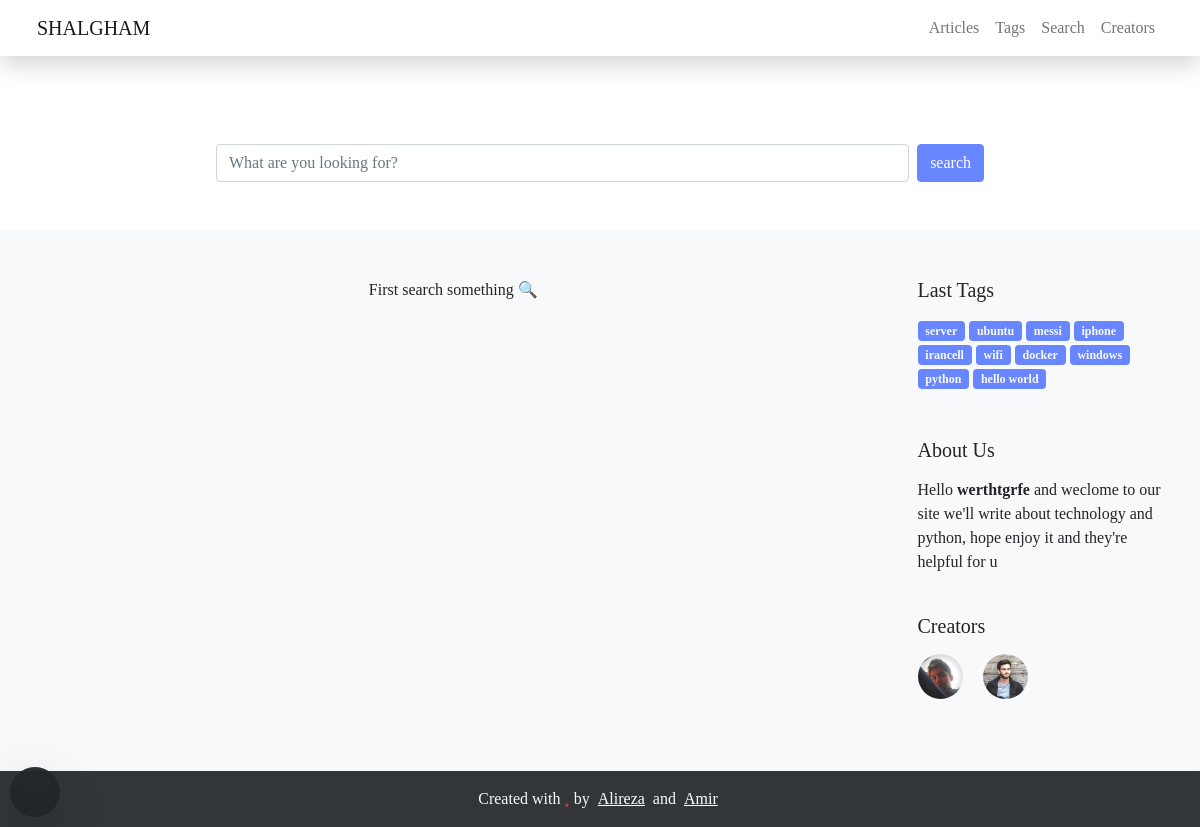
Screenshot of /search with the database file from the repository.
### blog/models.py (models this page shows, shortened)
class Category(models.Model):
    name_en    = CharField(max_length=100) # English name
    slug       = SlugField(editable=False) # auto created in auto_slug_category function
    created    = DateTimeField(auto_now_add=True) # auto complete created time
    status     = BooleanField(default=True) # category status => true:publish , false:draft
    thumbnail  = models.ImageField(upload_to='categories',null=True) # article thumbnail in post card and main page
    class Meta:
        verbose_name_plural = 'Categories'
        ordering            = ['-created'] # for new to old sorting in admin panel
    objects = CategoryManager() # set managers for this class
    def simple_created(self):
        return self.created.strftime("%Y/%m/%d %H:%M")
    simple_created.short_description = "created"

class User(AbstractUser):
    thumbnail     = models.ImageField(upload_to='creators',default='creators/default.png')
    telegram      = models.URLField(null=True,blank=True)
    instagram     = models.URLField(null=True,blank=True)
    github        = models.URLField(null=True,blank=True)
    user_page_url = models.CharField(max_length=200)
    desc          = RichTextField(null=True)
    skills        = models.CharField(max_length=500,null=True,help_text='pls separate the skills by 3')

### blog/views.py (the view)
# urls.py: path('search',SearchView,name='search'),
def SearchView(request):
    try:
        search_query = str(request.GET['q']).strip()
        if len(search_query) < 2 or search_query.isspace():
            error            = True
            search_query     = ''
            article_results  = []
            category_results = []
        else:
            error            = False
            article_results  = Article.objects.active().filter( Q(title_en__icontains = search_query) | Q(desc_en__icontains = search_query) )
            category_results = Category.objects.active().filter(name_en__icontains=search_query)
            category_results = [item for item in category_results if len(item.articles.active()) > 0]
    except:
        error            = False
        search_query     = ''
        article_results  = []
        category_results = []
    context = {
        'search'    : search_query,
        'page'      : 'search',
        'articles'  : article_results,
        'categories': category_results,
        'error'     : error
    }
    return render(request,'search.html',context)

### blog/models.py (called while the page is built)
	def active(self):
		return self.filter(status=True)

    def active(self):
        return self.filter(status=True)

### blog/templatetags/template_tags.py (called while the page is built)
@register.simple_tag
def site_setting(value):
    try:
        return contents.data_set[value]
    except:
        pass

@register.inclusion_tag('partials/col_4_about.html')
def col_4_about():
    return {
        'col_4_about': contents.data_set['about']
    }

@register.inclusion_tag('partials/col_4_tags.html')
def col_4_tags():
    categories_query          = Category.objects.active()   # get all active categories
    categories_query          = [category for category in categories_query if len(category.articles.active()) > 0] #check if length is bigger than 0 and tag already used before
    if len(categories_query) <= contents.data_set['col_4_tags_count']:
        return {
            'fix' : True,
            'col_4_tags': categories_query,
        }
    else:
        return {
            'fix' : False,
            'col_4_tags': categories_query[:contents.data_set['col_4_tags_count']],
        }

@register.inclusion_tag('partials/col_4_social.html')
def col_4_social():
    creators = User.objects.filter(is_superuser=True)
    return {
            'creators': creators,
        }

### template/search.html (shortened to what this page needs)
{% load static %} {% load template_tags %}
<!DOCTYPE html>
<html lang="en">
<head>
    <link rel="stylesheet" href="{% static 'blog/css/swiper.min.css' %}">
    <link rel="stylesheet" href="{% static 'blog/css/bootstrap.css' %}">
    <link rel="stylesheet" href="{% static 'blog/fontawesome-free-5.15.3-web/css/all.css' %}">
    <link rel="stylesheet" href="{% static 'blog/css/custom.css' %}">
    <link rel="stylesheet" href="{% static 'blog/css/responsiv.css' %}">
    <link rel="stylesheet" href="{% static 'blog/css/pages/search.css' %}">
</head>
<body data-src="../media/img/header.jpg">
    <header class="thumbnail">
        {% include 'partials/navbar.html' %}
        <div class="bg-white pt-0 pt-sm-5">
            <form name="search_form" class="pt-5" action="/search" method="GET" onsubmit="return submitSearch()">
                <div class="py-5 form-row mx-auto px-3">
                    <div class="d-flex">
                        <input type="text" class="form-control" id="searchInput" name="q" placeholder="What are you looking for?" value='{{ search }}'>
                        <button type="submit" class="btn btn-info ms-2">
                            search
                        </button>
                    </div>
                </div>
            </form>
        </div>
    </header>
    <main class="py-5 bg-light">
        <div class="container">
            <div class="row gx-md-5">
                <div class="col-md-8 col-lg-9">
                    <section>
                        {% if search %}
                            <h5 class="text-center">
                                Article Search Results
                            </h5>
                            {% for article in articles %}
                                <div class="card rounded my-4 overflow-hidden">
                                    <div class="row g-0">
                                        <div class="col-lg-6 col-xl-5 p-3">
                                            <div class="img-card h-100 rounded" data-src="'{{ article.thumbnail.url }}'"></div>
                                        </div>
                                        <div class="col-lg-6 col-xl-7 p-3">
                                            <h5 class="pb-3">
                                                {{ article.title_en|capfirst }}
                                            </h5>
                                            <p class="mb-3">
                                                {{ article.desc_en|capfirst|safe|truncatechars:100 }}
                                            </p>
                                            {% for category in article.category.active %}
                                            <a href="{% url 'blog:tag' category.slug %}" class="badge bg-info text-light text-decoration-none">
                                                        {{ category.name_en|lower }}
                                                    </a> {% endfor %}
                                            <div class="icons-card pt-2 mt-3">
                                                <div class="d-inline-flex w-auto align-items-center flex-wrap">
                                                    <i class="fas fa-calendar"></i>
                                                    <p class="m-0 ps-1 pe-2">{{ article.created|date:'Y/m/d' }}</p>
                                                </div>
                                                <div class="d-inline-flex w-auto align-items-center flex-wrap">
                                                    <i class="fas fa-eye"></i>
                                                    <p class="m-0 ps-1 pe-2">{{ article.views }}</p>
                                                </div>
                                                <div class="d-inline-flex w-auto align-items-center flex-wrap">
                                                    <i class="fas fa-clock"></i>
                                                    <p class="m-0 ps-1 pe-2">{{ article.readtime }}</p>
                                                </div>
                                                <div class="d-inline-flex w-auto align-items-center flex-wrap">
                                                    <i class="fas fa-comment"></i>
                                                    <p class="m-0 ps-1 pe-2">{{ article.comments.active|length }}</p>
                                                </div>
                                            </div>
                                            <div class="d-flex align-items-center justify-content-between flex-wrap">
                                                <a href="/{{ article.author.user_page_url }}" class="pe-3 text-decoration-none mt-4 text-dark d-inline-flex align-items-center">
                                                    <img src="{{ article.author.thumbnail.url }}" class="img-sm rounded-pill" alt="">
                                                    <div class="px-2">
                                                        <span>
                                                            {{ article.author.full_capital_name }}
                                                        </span>
                                                    </div>
                                                </a>
                                                <a href="{% url 'blog:article_slug' article.slug %}" class="btn btn-outline-dark d-block ms-auto mt-4">
                                                    more
                                                </a>
                                            </div>
                                        </div>
                                    </div>
                                </div>
                            {% empty %}
                                <div class="container">
                                    <div class="row m-5">
                                        <div class="text-center">
                                            Nothing matched 😩
                                        </div>
                                    </div>
                                </div>
                            {% endfor %}
                        {% else %}
                            {% if error %}
                                <div class="container">
                                    <div class="row">
                                        <div class="text-center text-danger">
                                            Enter at least two letters❗️
                                        </div>
                                    </div>
                                </div>
                            {% else %}
                                <div class="container">
                                    <div class="row">
                                        <div class="text-center">
                                            First search something 🔍
                                        </div>
                                    </div>
                                </div>
                            {% endif %}
                        {% endif %}
                    </section>
                </div>
                {% include 'partials/col-4.html' %}
            </div>
        </div>
    </main>
        {% include 'partials/footer.html' %}
</body>
</html>

### template/partials/col_4_tags.html (shortened to what this page needs)
{% if fix %}
    {% for category in col_4_tags %}
        <a href="{% url 'blog:tag' category.slug %}" class="badge bg-info text-light text-decoration-none">
            {{ category.name_en|lower }}
        </a> {% endfor %} {% endif %}

### template/partials/col_4_social.html
<div id='creators'>
    {% for creator in creators %}
        <a href="/{{ creator.user_page_url }}" class="text-decoration-none admin">
            <img src="{{ creator.thumbnail.url }}" class="img-sm rounded-pill me-3" alt="">
        </a>
    {% endfor %}
</div>

### static/blog/css/custom.css (style rules this page uses)
* { font-family: FiraSans-E; word-wrap: break-word; }
.btn { font-family: FiraSans-M; }
body { width: 100%; background: no-repeat center; background-size: cover; background-attachment: fixed; }
main { background: rgba(255, 255, 255, 0.9); backdrop-filter: blur(15px) !important; -webkit-backdrop-filter: blur(15px) !important; -moz-backdrop-filter: blur(15px) !important; box-shadow: 0px 10px 11px 0px rgba(0, 0, 0, 0.075); }
.admin img { animation: shadow 4s infinite; }
.img-sm { width: 45px; height: 45px; }

### static/blog/css/pages/search.css (style rules this page uses)
header form .form-row { max-width: 50rem; }
main { height: 100%; min-height: calc(100vh - 286px); }

### rows the page displays
Category: name_en "server"
Category: name_en "ubuntu"
Category: name_en "messi"
Category: name_en "iphone"
Category: name_en "irancell"
Category: name_en "wifi"
Category: name_en "docker"
Category: name_en "windows"
Category: name_en "python"
Category: name_en "hello world"
User: thumbnail (picture)
User: thumbnail (picture)

### other values shown
{{ col_4_about|safe }} "Hello werthtgrfe and weclome to our site we'll write about technology and python, hope enjoy it and they're helpful for u"
